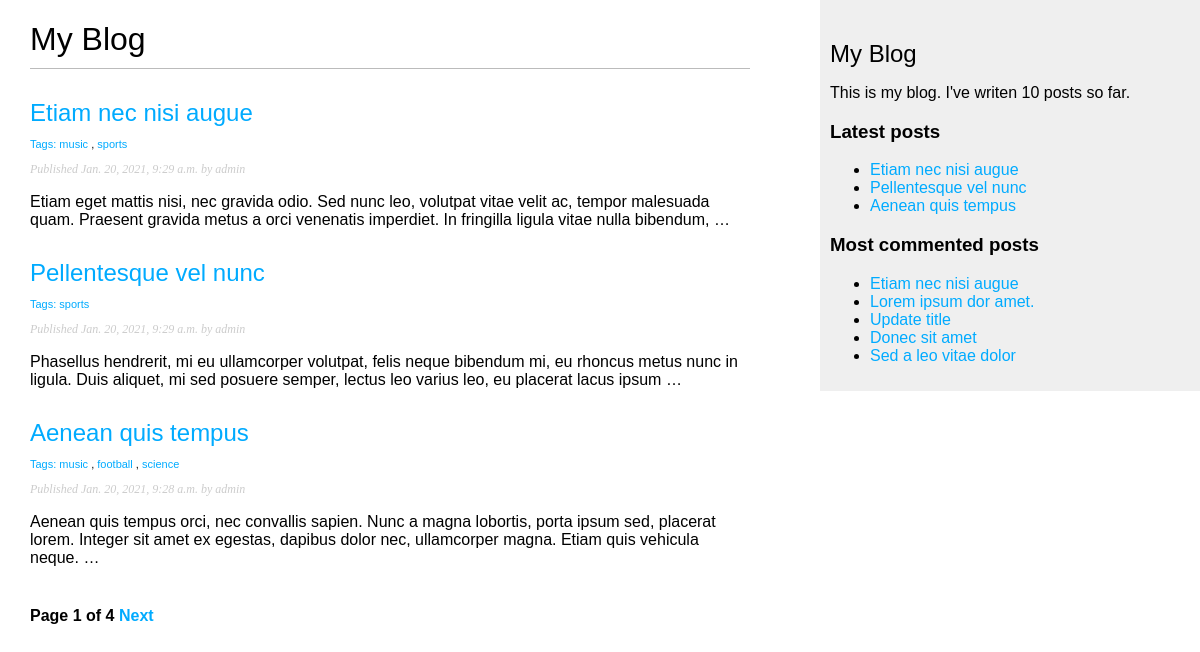
The app's page /, older data.
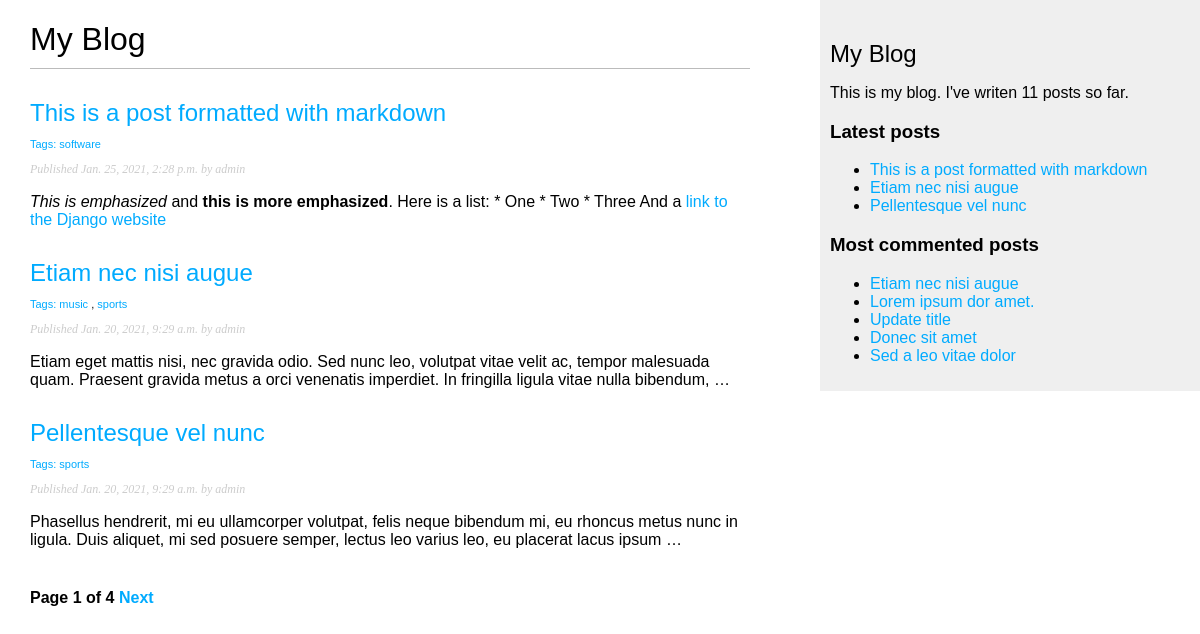
The same page, newer data.
### blog/models.py (models this page shows, shortened)
class Post(models.Model):
    STATUS_CHOICES = (
        ('draft', 'Draft'),
        ('published', 'Published'),
    )
    title = models.CharField(max_length=250)
    slug = models.SlugField(max_length=250, unique_for_date='publish')
    author = models.ForeignKey(User, on_delete=models.CASCADE, related_name='blog_posts')
    body = models.TextField()
    publish = models.DateTimeField(default=timezone.now)
    created = models.DateTimeField(auto_now_add=True)
    updated = models.DateTimeField(auto_now=True)
    status = models.CharField(max_length=10, choices=STATUS_CHOICES, default='draft')
    tags = TaggableManager()
    objects = models.Manager()
    published = PublishedManager()
    class Meta:
        ordering = ('-publish',)
    def get_absolute_url(self):
        return reverse("blog:post_detail", args=[self.publish.year, self.publish.month, self.publish.day, self.slug])

### blog/views.py (the view)
# urls.py: path('', views.post_list, name='post_list'),
def post_list(request, tag_slug=None):
    object_list = Post.published.all()
    tag = None
    if tag_slug:
        tag = get_object_or_404(Tag, slug=tag_slug)
        object_list = object_list.filter(tags__in = [tag])
    paginator = Paginator(object_list,3) # 3 posts in each page
    page = request.GET.get('page') # http://127.0.0.1:8000/blog/?page=3
    try:
        posts = paginator.page(page)
    except PageNotAnInteger:
        posts = paginator.page(1)
    except EmptyPage:
        posts = paginator.page(paginator.num_pages)
    return render(request, 'blog/post/list.html', {'page': page, 'posts': posts,'tag':tag } )

### blog/models.py (called while the page is built)
    def get_queryset(self):
        return super(PublishedManager, self).get_queryset().filter(status='published')

### blog/templatetags/blog_tags.py (called while the page is built)
@register.simple_tag
def total_posts():
    return Post.published.count()

@register.inclusion_tag('blog/post/latest_posts.html')
def show_latest_posts(count = 5):
    latest_posts = Post.published.order_by('-publish')[:count]
    return { 'latest_posts': latest_posts }

@register.simple_tag
def get_most_commented_posts(count = 5):
    return Post.published.annotate(total_comments = Count('comments')).order_by('-total_comments')[:count]

@register.filter(name='markdown')
def markdown_filter(text):
    return mark_safe(markdown.markdown(text))

### blog/templates/blog/post/list.html (shortened to what this page needs)
{% extends 'blog/base.html' %}
{% load blog_tags %}
{% block content %}
<h1>My Blog</h1>
    {% for post  in posts  %}
        <h2>
            <a href="{{ post.get_absolute_url }}">
                {{ post.title }}
                <p class="tags">Tags:
                     {% for tag in post.tags.all %}
                        <a href="{% url "blog:post_list_by_tag" tag.slug %}">
                            {{ tag.name }}</a>
                        {% if not forloop.last %}, {% endif %}
                     {% endfor %}
                </p>
            </a>
        </h2>
        <p class="date">
            Published {{ post.publish }} by {{ post.author }}
        </p>
        {{ post.body | markdown | truncatewords_html:30}}
    {% endfor %}
    {% include "pagination.html" with page=posts %}
{% endblock content %}

### blog/templates/blog/base.html (shortened to what this page needs)
{% load blog_tags %}
{% load static %}
<!DOCTYPE html>
<html lang="en">
<head>
    <link href="{% static 'css/blog.css' %}" rel="stylesheet">
</head>
<body>
    <div id="content">
        {% block content %}
        {% endblock content %}
    </div>
    <div id="sidebar">
        <h2>My Blog</h2>
        <p>This is my blog. I've writen {% total_posts %} posts so far.</p>
        <h3>Latest posts</h3>
        {% show_latest_posts 3 %}
        <h3>Most commented posts</h3>
        {% get_most_commented_posts as most_commented_posts %}
        <ul>
            {% for post in most_commented_posts %}
                <li>
                    <a href="{{ post.get_absolute_url }}">{{post.title}}</a>
                </li>
            {% endfor %}
        </ul>
    </div>
</body>
</html>

### blog/templates/blog/post/latest_posts.html
<ul>
    {% for post in latest_posts %}
        <li>
            <a href="{{ post.get_absolute_url }}">{{ post.title }}</a>
        </li>
    {% endfor %}
</ul>

Row changes from the older to the newer data that the page shows:
no longer on this page (row unchanged): Post: title "Aenean quis tempus", publish "Jan. 20, 2021, 9:28 a.m.", author "admin", body "Aenean quis tempus orci, nec convallis sapien. Nunc a magna lobortis, porta ipsum sed, placerat lorem. Integer sit amet ex egestas, dapibus dolor nec, ullamcorper magna. Etiam quis vehicula neque. …", Tag (name "music")
no longer on this page (row unchanged): Tag: name "football", shown under "Aenean quis tempus"
no longer on this page (row unchanged): Tag: name "science", shown under "Aenean quis tempus"
added Post: title "This is a post formatted with markdown", publish "Jan. 25, 2021, 2:28 p.m.", author "admin", body "This is emphasized and this is more emphasized . Here is a list: * One * Two * Three And a link to the Django website"
added Tag: name "software", shown under "This is a post formatted with markdown"
Text that changed along with them:
text no longer shown: "10"
text now shown: "11"
